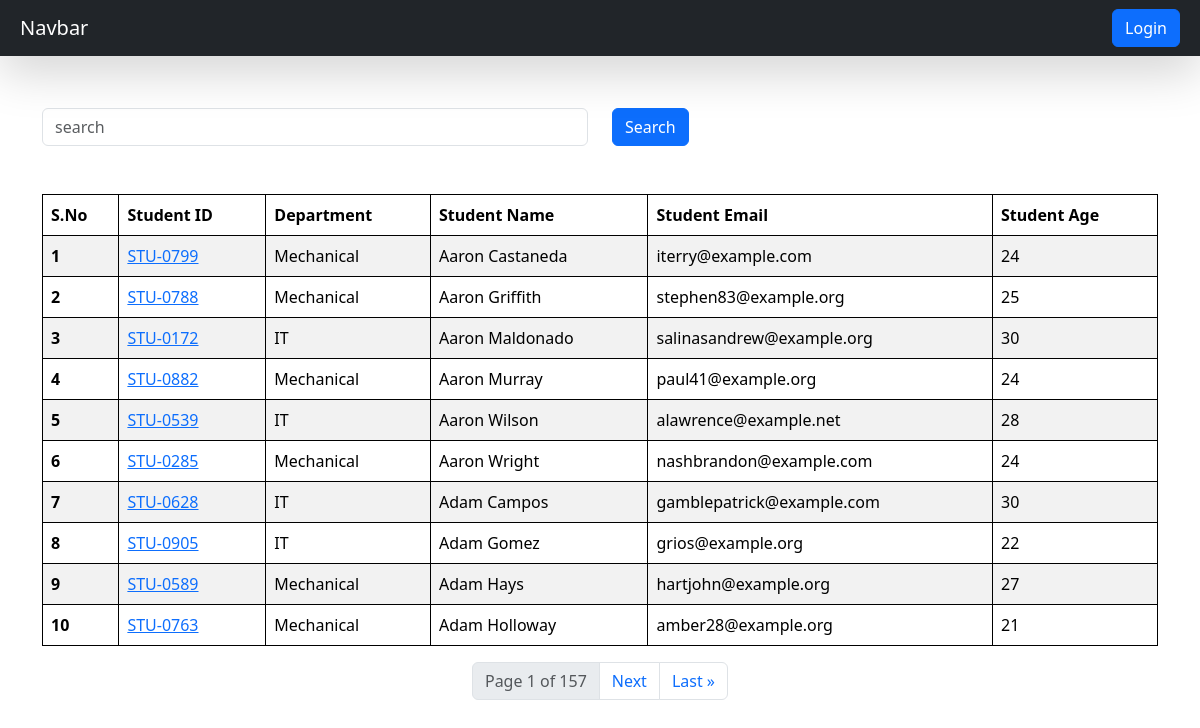
The page /students/ on the database its author committed.
### vege/models.py (models this page shows, shortened)
class Student(models.Model):
    department = models.ForeignKey(Department, related_name="depart",on_delete=models.CASCADE)
    student_id = models.OneToOneField(StudentID, related_name="studentid", on_delete=models.CASCADE)
    student_name = models.CharField(max_length=100)
    student_email = models.EmailField(unique=True)
    student_age = models.IntegerField(default=18)
    student_address = models.TextField()
    is_deleted = models.BooleanField(default=False)
    objects = StudentManager()
    admin_objects = models.Manager()
    def __str__(self) -> str:
        return self.student_name
    class Meta:
        ordering = ['student_name']
        verbose_name = "student"

class StudentID(models.Model):
    student_id = models.CharField(max_length=100)
    def __str__(self) -> str:
        return self.student_id

class Department(models.Model):
    department = models.CharField(max_length=100)
    class Meta:
        ordering = ['department']

### vege/views.py (the view, shortened to what this page needs)
# urls.py: path('students/', get_students, name="get_students"),
def get_students(request):
    queryset = Student.objects.all()
    ranks = Student.objects.annotate(marks = Sum('studentmarks__marks')).order_by('-marks','-student_age')
    for rank in ranks:
        print(rank.marks)
    paginator = Paginator(queryset, 10)
    page_number = request.GET.get("page",1)
    page_obj = paginator.get_page(page_number)
    print(page_obj.object_list)
    return render(request, 'report/students.html', {'queryset': page_obj})

### vege/models.py (called while the page is built)
    def get_queryset(self):
        return super().get_queryset().filter(is_deleted=False)

### vege/templates/report/students.html (shortened to what this page needs)
{% extends "base.html" %}
{% block start %}
<div class="container mt-5">
    <form>
    <div class="row">
        <div class="col-md-6">
            <input class="form-control mt-1" name="search" placeholder="search">
        </div>
        <div class="col-md-6">
            <button class="btn btn-primary mt-1">Search</button>
        </div>
    </div>
</form>
    <table class="table table-striped mt-5">
        <thead>
            <tr>
                <th scope="col">S.No</th>
                <th scope="col">Student ID</th>
                <th scope="col">Department</th>
                <th scope="col">Student Name</th>
                <th scope="col">Student Email</th>
                <th scope="col">Student Age</th>
            </tr>
        </thead>
        <tbody>
            {% for student in queryset %}
            <tr>
                <th scope="row">{{ forloop.counter }}</th>
                <td>
                    <a href="/see_marks/{{ student.student_id }}">
                        {{ student.student_id }}
                    </a>
                </td>
                <td>{{ student.department.department }}</td>
                <td>{{ student.student_name }}</td>
                <td>{{ student.student_email }}</td>
                <td>{{ student.student_age }}</td>
            </tr>
            {% endfor %}
        </tbody>
    </table>
    <nav aria-label="Page navigation example">
        <ul class="pagination d-flex justify-content-center align-items-center">
            <li class="page-item disabled">
                <span class="page-link">Page {{ queryset.number }} of {{ queryset.paginator.num_pages }}</span>
            </li>
            {% if queryset.has_next %}
            <li class="page-item">
                <a class="page-link" href="?page={{ queryset.next_page_number }}">Next</a>
            </li>
            <li class="page-item">
                <a class="page-link" href="?page={{ queryset.paginator.num_pages }}">Last &raquo;</a>
            </li>
            {% endif %}
        </ul>
    </nav>
</div>
{% endblock %}

### home/templates/base.html (shortened to what this page needs)
<!DOCTYPE html>
<html lang="en">
<head>
    <link href="https://cdn.jsdelivr.net/npm/bootstrap@5.3.3/dist/css/bootstrap.min.css" rel="stylesheet"
>
</head>
<body>
    <nav class="navbar p-2 bg-dark shadow-lg">
        <div class="container-fluid">
            <a class="navbar-brand" style="color:white;">Navbar</a>
            <form class="d-flex" role="search">
                {% if request.user.is_authenticated %}
                <a href="/logout/" class="btn btn-primary" type="submit">Logout</a>
                {% else %}
                <a href="/login/" class="btn btn-primary" type="submit">Login</a>
                {% endif %}
            </form>
        </div>
    </nav>
    {% block start %}
    {% endblock %}
</body>
</html>

### home/templates/base.html (style rules this page uses)
table, th, td { border: 1px solid black; }

### rows shown on the page
Student: student_id "STU-0799", department.department "Mechanical", student_name "Aaron Castaneda", student_email "iterry@example.com", student_age "24"
Student: student_id "STU-0788", department.department "Mechanical", student_name "Aaron Griffith", student_email "stephen83@example.org", student_age "25"
Student: student_id "STU-0172", department.department "IT", student_name "Aaron Maldonado", student_email "salinasandrew@example.org", student_age "30"
Student: student_id "STU-0882", department.department "Mechanical", student_name "Aaron Murray", student_email "paul41@example.org", student_age "24"
Student: student_id "STU-0539", department.department "IT", student_name "Aaron Wilson", student_email "alawrence@example.net", student_age "28"
Student: student_id "STU-0285", department.department "Mechanical", student_name "Aaron Wright", student_email "nashbrandon@example.com", student_age "24"
Student: student_id "STU-0628", department.department "IT", student_name "Adam Campos", student_email "gamblepatrick@example.com", student_age "30"
Student: student_id "STU-0905", department.department "IT", student_name "Adam Gomez", student_email "grios@example.org", student_age "22"
Student: student_id "STU-0589", department.department "Mechanical", student_name "Adam Hays", student_email "hartjohn@example.org", student_age "27"
Student: student_id "STU-0763", department.department "Mechanical", student_name "Adam Holloway", student_email "amber28@example.org", student_age "21"

### other values the page prints
{{ queryset.number }} "1"
{{ queryset.paginator.num_pages }} "157"
